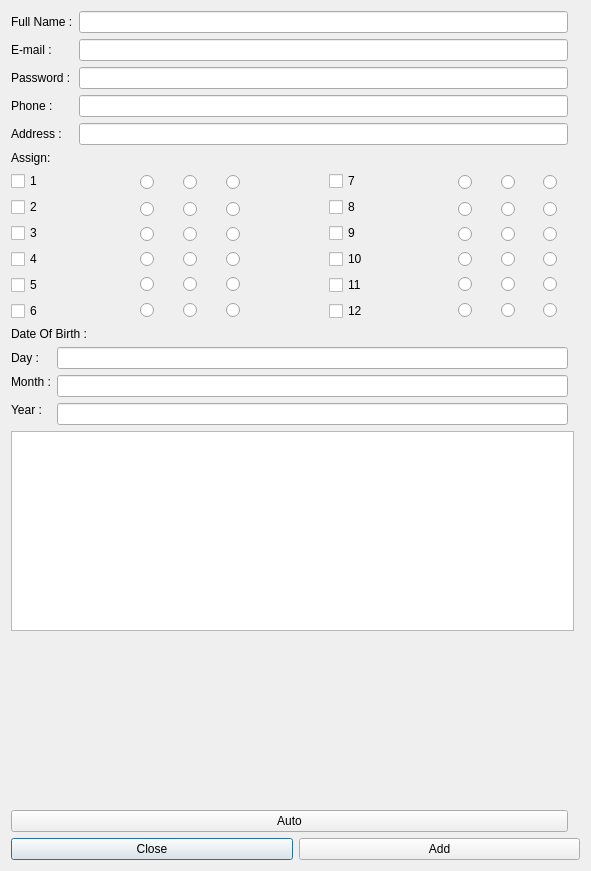
<?xml version="1.0" encoding="UTF-8"?>
<ui version="4.0">
 <class>add_teachers</class>
 <widget class="QDialog" name="add_teachers">
  <property name="geometry">
   <rect>
    <x>0</x>
    <y>0</y>
    <width>591</width>
    <height>871</height>
   </rect>
  </property>
  <property name="windowTitle">
   <string>Dialog</string>
  </property>
  <layout class="QGridLayout" name="gridLayout_16">
   <item row="7" column="0" colspan="3">
    <layout class="QHBoxLayout" name="horizontalLayout_4">
     <item>
      <widget class="QPushButton" name="Cancel">
       <property name="text">
        <string>Close</string>
       </property>
      </widget>
     </item>
     <item>
      <widget class="QPushButton" name="Add">
       <property name="text">
        <string>Add</string>
       </property>
      </widget>
     </item>
    </layout>
   </item>
   <item row="5" column="0">
    <spacer name="verticalSpacer">
     <property name="orientation">
      <enum>Qt::Vertical</enum>
     </property>
     <property name="sizeHint" stdset="0">
      <size>
       <width>20</width>
       <height>347</height>
      </size>
     </property>
    </spacer>
   </item>
   <item row="1" column="0" colspan="3">
    <widget class="QLabel" name="Assign">
     <property name="text">
      <string>Assign:</string>
     </property>
    </widget>
   </item>
   <item row="0" column="0">
    <layout class="QFormLayout" name="formLayout">
     <item row="0" column="0">
      <layout class="QVBoxLayout" name="verticalLayout_2">
       <item>
        <widget class="QLabel" name="label">
         <property name="text">
          <string>Full Name :</string>
         </property>
        </widget>
       </item>
       <item>
        <widget class="QLabel" name="label_5">
         <property name="text">
          <string>E-mail :</string>
         </property>
        </widget>
       </item>
       <item>
        <widget class="QLabel" name="label_4">
         <property name="text">
          <string>Password :</string>
         </property>
        </widget>
       </item>
       <item>
        <widget class="QLabel" name="label_6">
         <property name="text">
          <string>Phone : </string>
         </property>
        </widget>
       </item>
       <item>
        <widget class="QLabel" name="label_7">
         <property name="text">
          <string>Address :</string>
         </property>
        </widget>
       </item>
      </layout>
     </item>
     <item row="0" column="1">
      <layout class="QVBoxLayout" name="verticalLayout">
       <item>
        <widget class="QLineEdit" name="Line_name">
         <property name="text">
          <string/>
         </property>
        </widget>
       </item>
       <item>
        <widget class="QLineEdit" name="Line_email">
         <property name="text">
          <string/>
         </property>
        </widget>
       </item>
       <item>
        <widget class="QLineEdit" name="Line_password">
         <property name="text">
          <string/>
         </property>
         <property name="echoMode">
          <enum>QLineEdit::Password</enum>
         </property>
        </widget>
       </item>
       <item>
        <widget class="QLineEdit" name="Line_phone">
         <property name="text">
          <string/>
         </property>
        </widget>
       </item>
       <item>
        <widget class="QLineEdit" name="Line_address">
         <property name="text">
          <string/>
         </property>
        </widget>
       </item>
      </layout>
     </item>
    </layout>
   </item>
   <item row="6" column="0">
    <widget class="QPushButton" name="Auto">
     <property name="text">
      <string>Auto</string>
     </property>
    </widget>
   </item>
   <item row="3" column="0">
    <layout class="QVBoxLayout" name="verticalLayout_7">
     <item>
      <widget class="QLabel" name="Date">
       <property name="text">
        <string>Date Of Birth :</string>
       </property>
      </widget>
     </item>
     <item>
      <layout class="QGridLayout" name="gridLayout_2">
       <item row="1" column="1" rowspan="2">
        <widget class="QLineEdit" name="L_Month"/>
       </item>
       <item row="3" column="1">
        <widget class="QLineEdit" name="L_Year"/>
       </item>
       <item row="2" column="0" rowspan="2">
        <widget class="QLabel" name="Year">
         <property name="text">
          <string>Year :</string>
         </property>
        </widget>
       </item>
       <item row="1" column="0">
        <widget class="QLabel" name="Month">
         <property name="text">
          <string>Month :</string>
         </property>
        </widget>
       </item>
       <item row="0" column="0">
        <widget class="QLabel" name="Day">
         <property name="text">
          <string>Day :</string>
         </property>
        </widget>
       </item>
       <item row="0" column="1">
        <widget class="QLineEdit" name="L_Day"/>
       </item>
      </layout>
     </item>
    </layout>
   </item>
   <item row="2" column="0" colspan="3">
    <layout class="QHBoxLayout" name="horizontalLayout">
     <item>
      <layout class="QGridLayout" name="gridLayout_15">
       <item row="1" column="1">
        <layout class="QGridLayout" name="gridLayout_4">
         <item row="0" column="0">
          <widget class="QRadioButton" name="course_2">
           <property name="text">
            <string/>
           </property>
           <attribute name="buttonGroup">
            <string notr="true">buttonGroup_8</string>
           </attribute>
          </widget>
         </item>
         <item row="0" column="1">
          <widget class="QRadioButton" name="tuto_2">
           <property name="text">
            <string/>
           </property>
           <attribute name="buttonGroup">
            <string notr="true">buttonGroup_8</string>
           </attribute>
          </widget>
         </item>
         <item row="0" column="2">
          <widget class="QRadioButton" name="lab_2">
           <property name="text">
            <string/>
           </property>
           <attribute name="buttonGroup">
            <string notr="true">buttonGroup_8</string>
           </attribute>
          </widget>
         </item>
        </layout>
       </item>
       <item row="0" column="1">
        <layout class="QGridLayout" name="gridLayout_3">
         <item row="0" column="0">
          <widget class="QRadioButton" name="course_1">
           <property name="text">
            <string/>
           </property>
           <attribute name="buttonGroup">
            <string notr="true">buttonGroup_7</string>
           </attribute>
          </widget>
         </item>
         <item row="0" column="2">
          <widget class="QRadioButton" name="lab_1">
           <property name="text">
            <string/>
           </property>
           <attribute name="buttonGroup">
            <string notr="true">buttonGroup_7</string>
           </attribute>
          </widget>
         </item>
         <item row="0" column="1">
          <widget class="QRadioButton" name="tuto_1">
           <property name="text">
            <string/>
           </property>
           <attribute name="buttonGroup">
            <string notr="true">buttonGroup_7</string>
           </attribute>
          </widget>
         </item>
        </layout>
       </item>
       <item row="0" column="0" rowspan="6">
        <layout class="QVBoxLayout" name="verticalLayout_3">
         <item>
          <widget class="QCheckBox" name="g1">
           <property name="text">
            <string>1</string>
           </property>
          </widget>
         </item>
         <item>
          <widget class="QCheckBox" name="g2">
           <property name="text">
            <string>2</string>
           </property>
          </widget>
         </item>
         <item>
          <widget class="QCheckBox" name="g3">
           <property name="text">
            <string>3</string>
           </property>
          </widget>
         </item>
         <item>
          <widget class="QCheckBox" name="g4">
           <property name="text">
            <string>4</string>
           </property>
          </widget>
         </item>
         <item>
          <widget class="QCheckBox" name="g5">
           <property name="text">
            <string>5</string>
           </property>
          </widget>
         </item>
         <item>
          <widget class="QCheckBox" name="g6">
           <property name="text">
            <string>6</string>
           </property>
          </widget>
         </item>
        </layout>
       </item>
       <item row="4" column="1">
        <layout class="QGridLayout" name="gridLayout_7">
         <item row="0" column="0">
          <widget class="QRadioButton" name="course_5">
           <property name="text">
            <string/>
           </property>
           <attribute name="buttonGroup">
            <string notr="true">buttonGroup_11</string>
           </attribute>
          </widget>
         </item>
         <item row="0" column="1">
          <widget class="QRadioButton" name="tuto_5">
           <property name="text">
            <string/>
           </property>
           <attribute name="buttonGroup">
            <string notr="true">buttonGroup_11</string>
           </attribute>
          </widget>
         </item>
         <item row="0" column="2">
          <widget class="QRadioButton" name="lab_5">
           <property name="text">
            <string/>
           </property>
           <attribute name="buttonGroup">
            <string notr="true">buttonGroup_11</string>
           </attribute>
          </widget>
         </item>
        </layout>
       </item>
       <item row="3" column="1">
        <layout class="QGridLayout" name="gridLayout_6">
         <item row="0" column="2">
          <widget class="QRadioButton" name="lab_4">
           <property name="text">
            <string/>
           </property>
           <attribute name="buttonGroup">
            <string notr="true">buttonGroup_10</string>
           </attribute>
          </widget>
         </item>
         <item row="0" column="1">
          <widget class="QRadioButton" name="tuto_4">
           <property name="text">
            <string/>
           </property>
           <attribute name="buttonGroup">
            <string notr="true">buttonGroup_10</string>
           </attribute>
          </widget>
         </item>
         <item row="0" column="0">
          <widget class="QRadioButton" name="course_4">
           <property name="text">
            <string/>
           </property>
           <attribute name="buttonGroup">
            <string notr="true">buttonGroup_10</string>
           </attribute>
          </widget>
         </item>
        </layout>
       </item>
       <item row="2" column="1">
        <layout class="QGridLayout" name="gridLayout_5">
         <item row="0" column="2">
          <widget class="QRadioButton" name="lab_3">
           <property name="text">
            <string/>
           </property>
           <attribute name="buttonGroup">
            <string notr="true">buttonGroup_9</string>
           </attribute>
          </widget>
         </item>
         <item row="0" column="0">
          <widget class="QRadioButton" name="course_3">
           <property name="text">
            <string/>
           </property>
           <attribute name="buttonGroup">
            <string notr="true">buttonGroup_9</string>
           </attribute>
          </widget>
         </item>
         <item row="0" column="1">
          <widget class="QRadioButton" name="tuto_3">
           <property name="text">
            <string/>
           </property>
           <attribute name="buttonGroup">
            <string notr="true">buttonGroup_9</string>
           </attribute>
          </widget>
         </item>
        </layout>
       </item>
       <item row="5" column="1">
        <layout class="QGridLayout" name="gridLayout_8">
         <item row="0" column="2">
          <widget class="QRadioButton" name="lab_6">
           <property name="text">
            <string/>
           </property>
           <attribute name="buttonGroup">
            <string notr="true">buttonGroup_12</string>
           </attribute>
          </widget>
         </item>
         <item row="0" column="0">
          <widget class="QRadioButton" name="course_6">
           <property name="text">
            <string/>
           </property>
           <attribute name="buttonGroup">
            <string notr="true">buttonGroup_12</string>
           </attribute>
          </widget>
         </item>
         <item row="0" column="1">
          <widget class="QRadioButton" name="tuto_6">
           <property name="text">
            <string/>
           </property>
           <attribute name="buttonGroup">
            <string notr="true">buttonGroup_12</string>
           </attribute>
          </widget>
         </item>
        </layout>
       </item>
      </layout>
     </item>
     <item>
      <spacer name="horizontalSpacer">
       <property name="orientation">
        <enum>Qt::Horizontal</enum>
       </property>
       <property name="sizeType">
        <enum>QSizePolicy::Fixed</enum>
       </property>
       <property name="sizeHint" stdset="0">
        <size>
         <width>60</width>
         <height>20</height>
        </size>
       </property>
      </spacer>
     </item>
     <item>
      <layout class="QGridLayout" name="gridLayout">
       <item row="4" column="1">
        <layout class="QGridLayout" name="gridLayout_13">
         <item row="0" column="0">
          <widget class="QRadioButton" name="course_11">
           <property name="text">
            <string/>
           </property>
           <attribute name="buttonGroup">
            <string notr="true">buttonGroup_5</string>
           </attribute>
          </widget>
         </item>
         <item row="0" column="1">
          <widget class="QRadioButton" name="tuto_11">
           <property name="text">
            <string/>
           </property>
           <attribute name="buttonGroup">
            <string notr="true">buttonGroup_5</string>
           </attribute>
          </widget>
         </item>
         <item row="0" column="2">
          <widget class="QRadioButton" name="lab_11">
           <property name="text">
            <string/>
           </property>
           <attribute name="buttonGroup">
            <string notr="true">buttonGroup_5</string>
           </attribute>
          </widget>
         </item>
        </layout>
       </item>
       <item row="3" column="1">
        <layout class="QGridLayout" name="gridLayout_12">
         <item row="0" column="1">
          <widget class="QRadioButton" name="tuto_10">
           <property name="text">
            <string/>
           </property>
           <attribute name="buttonGroup">
            <string notr="true">buttonGroup_4</string>
           </attribute>
          </widget>
         </item>
         <item row="0" column="0">
          <widget class="QRadioButton" name="course_10">
           <property name="text">
            <string/>
           </property>
           <attribute name="buttonGroup">
            <string notr="true">buttonGroup_4</string>
           </attribute>
          </widget>
         </item>
         <item row="0" column="2">
          <widget class="QRadioButton" name="lab_10">
           <property name="text">
            <string/>
           </property>
           <attribute name="buttonGroup">
            <string notr="true">buttonGroup_4</string>
           </attribute>
          </widget>
         </item>
        </layout>
       </item>
       <item row="1" column="1">
        <layout class="QGridLayout" name="gridLayout_10">
         <item row="0" column="1">
          <widget class="QRadioButton" name="tuto_8">
           <property name="text">
            <string/>
           </property>
           <attribute name="buttonGroup">
            <string notr="true">buttonGroup_2</string>
           </attribute>
          </widget>
         </item>
         <item row="0" column="0">
          <widget class="QRadioButton" name="course_8">
           <property name="text">
            <string/>
           </property>
           <attribute name="buttonGroup">
            <string notr="true">buttonGroup_2</string>
           </attribute>
          </widget>
         </item>
         <item row="0" column="2">
          <widget class="QRadioButton" name="lab_8">
           <property name="text">
            <string/>
           </property>
           <attribute name="buttonGroup">
            <string notr="true">buttonGroup_2</string>
           </attribute>
          </widget>
         </item>
        </layout>
       </item>
       <item row="0" column="1">
        <layout class="QGridLayout" name="gridLayout_9">
         <item row="0" column="2">
          <widget class="QRadioButton" name="lab_7">
           <property name="text">
            <string/>
           </property>
           <attribute name="buttonGroup">
            <string notr="true">buttonGroup</string>
           </attribute>
          </widget>
         </item>
         <item row="0" column="1">
          <widget class="QRadioButton" name="tuto_7">
           <property name="text">
            <string/>
           </property>
           <attribute name="buttonGroup">
            <string notr="true">buttonGroup</string>
           </attribute>
          </widget>
         </item>
         <item row="0" column="0">
          <widget class="QRadioButton" name="course_7">
           <property name="text">
            <string/>
           </property>
           <attribute name="buttonGroup">
            <string notr="true">buttonGroup</string>
           </attribute>
          </widget>
         </item>
        </layout>
       </item>
       <item row="2" column="1">
        <layout class="QGridLayout" name="gridLayout_11">
         <item row="0" column="1">
          <widget class="QRadioButton" name="tuto_9">
           <property name="text">
            <string/>
           </property>
           <attribute name="buttonGroup">
            <string notr="true">buttonGroup_3</string>
           </attribute>
          </widget>
         </item>
         <item row="0" column="0">
          <widget class="QRadioButton" name="course_9">
           <property name="text">
            <string/>
           </property>
           <attribute name="buttonGroup">
            <string notr="true">buttonGroup_3</string>
           </attribute>
          </widget>
         </item>
         <item row="0" column="2">
          <widget class="QRadioButton" name="lab_9">
           <property name="text">
            <string/>
           </property>
           <attribute name="buttonGroup">
            <string notr="true">buttonGroup_3</string>
           </attribute>
          </widget>
         </item>
        </layout>
       </item>
       <item row="0" column="0" rowspan="6">
        <layout class="QVBoxLayout" name="verticalLayout_4">
         <item>
          <widget class="QCheckBox" name="g7">
           <property name="text">
            <string>7</string>
           </property>
          </widget>
         </item>
         <item>
          <widget class="QCheckBox" name="g8">
           <property name="text">
            <string>8</string>
           </property>
          </widget>
         </item>
         <item>
          <widget class="QCheckBox" name="g9">
           <property name="text">
            <string>9</string>
           </property>
          </widget>
         </item>
         <item>
          <widget class="QCheckBox" name="g10">
           <property name="text">
            <string>10</string>
           </property>
          </widget>
         </item>
         <item>
          <widget class="QCheckBox" name="g11">
           <property name="text">
            <string>11</string>
           </property>
          </widget>
         </item>
         <item>
          <widget class="QCheckBox" name="g12">
           <property name="text">
            <string>12</string>
           </property>
          </widget>
         </item>
        </layout>
       </item>
       <item row="5" column="1">
        <layout class="QGridLayout" name="gridLayout_14">
         <item row="0" column="1">
          <widget class="QRadioButton" name="tuto_12">
           <property name="text">
            <string/>
           </property>
           <attribute name="buttonGroup">
            <string notr="true">buttonGroup_6</string>
           </attribute>
          </widget>
         </item>
         <item row="0" column="2">
          <widget class="QRadioButton" name="lab_12">
           <property name="text">
            <string/>
           </property>
           <attribute name="buttonGroup">
            <string notr="true">buttonGroup_6</string>
           </attribute>
          </widget>
         </item>
         <item row="0" column="0">
          <widget class="QRadioButton" name="course_12">
           <property name="text">
            <string/>
           </property>
           <attribute name="buttonGroup">
            <string notr="true">buttonGroup_6</string>
           </attribute>
          </widget>
         </item>
        </layout>
       </item>
      </layout>
     </item>
    </layout>
   </item>
   <item row="4" column="0" colspan="2">
    <widget class="QListView" name="List_courses">
     <property name="enabled">
      <bool>true</bool>
     </property>
     <property name="minimumSize">
      <size>
       <width>0</width>
       <height>200</height>
      </size>
     </property>
    </widget>
   </item>
  </layout>
 </widget>
 <resources/>
 <connections/>
 <buttongroups>
  <buttongroup name="buttonGroup_8"/>
  <buttongroup name="buttonGroup_10"/>
  <buttongroup name="buttonGroup_4"/>
  <buttongroup name="buttonGroup_2"/>
  <buttongroup name="buttonGroup_12"/>
  <buttongroup name="buttonGroup"/>
  <buttongroup name="buttonGroup_3"/>
  <buttongroup name="buttonGroup_6"/>
  <buttongroup name="buttonGroup_5"/>
  <buttongroup name="buttonGroup_7"/>
  <buttongroup name="buttonGroup_11"/>
  <buttongroup name="buttonGroup_9"/>
 </buttongroups>
</ui>
